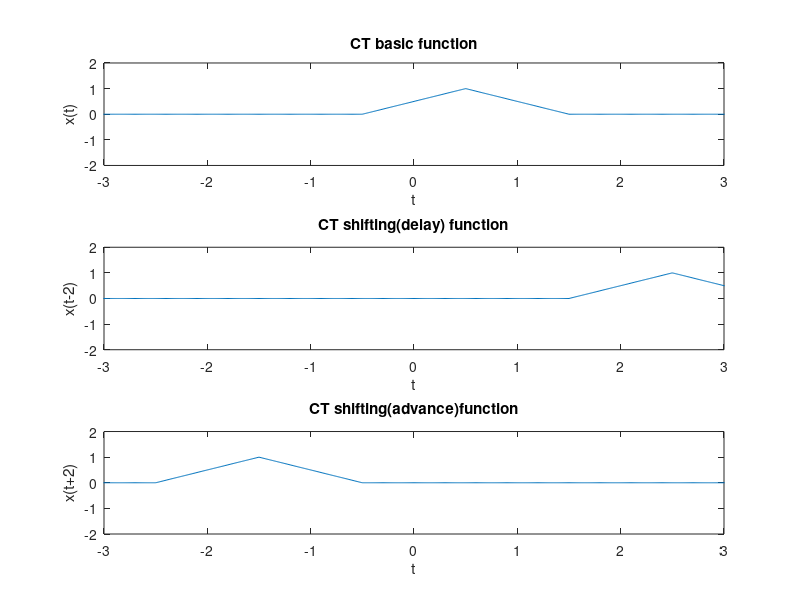
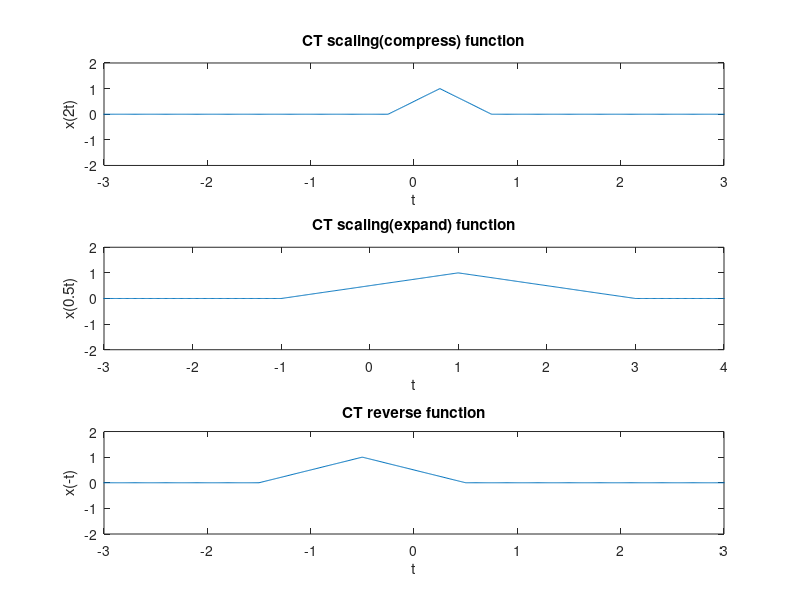
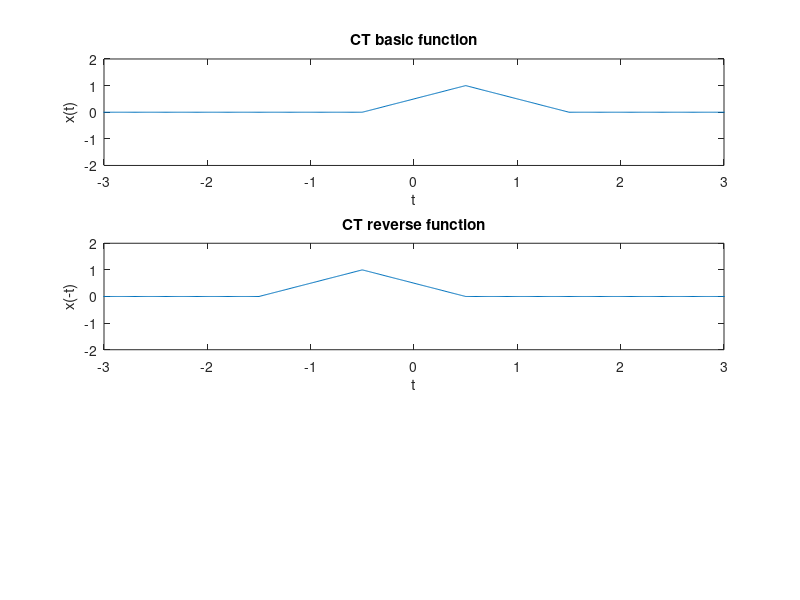
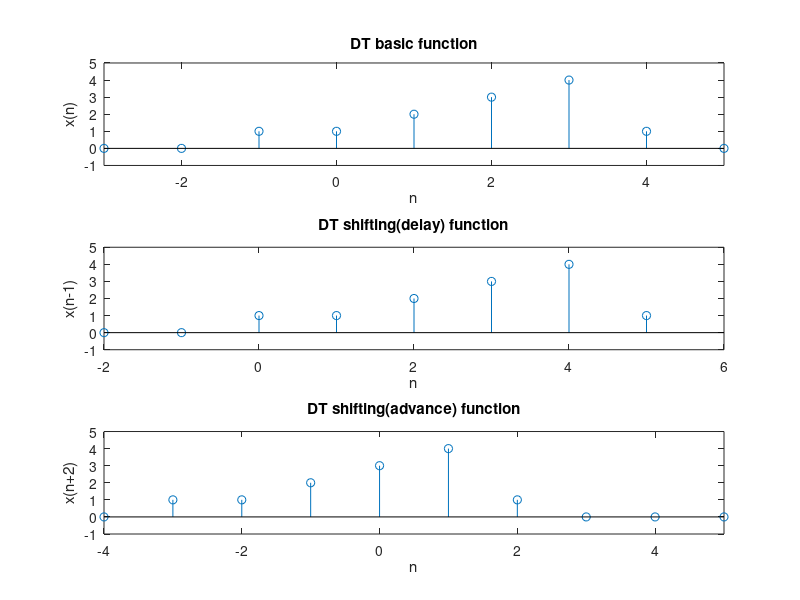

MATLAB code for these plots, in order:
clear all;
clc;
f1=figure;
t=-5:0.01:5;
x=zeros(1,length(t));
i=1;
for t=-5:0.01:5
    if(t>-0.5 && t<=0.5)
        x(i)=t+0.5;
    else if(t>0.5 && t<=1.5)
            x(i)=1.5-t;
    else
        x(i)=0;
    end
  end
  i=i+1;
end
t=-5:0.01:5;
subplot(3,1,1)
plot(t,x)
axis([-3 3 -2 2]);
xlabel('t');
ylabel('x(t)');
title('CT basic function');

t=-5:0.01:5;
x=zeros(1,length(t));
i=1;
for t=-5:0.01:5
    if(t>=1.5 && t<=2.5)
        x(i)=t-1.5;
    else if(t>2.5 && t<=3.5)
            x(i)=-t+3.5;
    else
        x(i)=0;
    end
  end
  i=i+1;
end
t=-5:0.01:5;
subplot(3,1,2)
plot(t,x)
axis([-3 3 -2 2]);
xlabel('t');
ylabel('x(t-2)');
title('CT shifting(delay) function');

t=-5:0.01:5;
x=zeros(1,length(t));
i=1;
for t=-5:0.01:5
    if(t>-2.5 && t<=-1.5)
        x(i)=t+2.5;
    else if(t>-1.5 && t<=-0.5)
            x(i)=-0.5-t;
    else
        x(i)=0;
    end
  end
  i=i+1;
end
t=-5:0.01:5;
subplot(3,1,3)
plot(t,x)
axis([-3 3 -2 2]);
xlabel('t');
ylabel('x(t+2)');
title('CT shifting(advance)function');

f2=figure;
t=-5:0.01:5;
x=zeros(1,length(t));
i=1;
for t=-5:0.01:5
    if(t>-0.5 && t<=0.5)
        x(i)=t+0.5;
    else if(t>0.5 && t<=1.5)
            x(i)=1.5-t;
    else
        x(i)=0;
    end
  end
  i=i+1;
end
t=-5:0.01:5;
subplot(3,1,1)
plot(t,x)
axis([-3 3 -2 2]);
xlabel('t');
ylabel('x(t)');
title('CT basic function');

t=-5:0.01:5;
x=zeros(1,length(t));
i=1;
for t=-5:0.01:5
    if(t>-0.25 && t<=0.25)
        x(i)=2*t+0.5;
    else if(t>0.25 && t<=0.75)
            x(i)=1.5-2*t;
    else
        x(i)=0;
    end
  end
  i=i+1;
end
t=-5:0.01:5;
subplot(3,1,1)
plot(t,x)
axis([-3 3 -2 2]);
xlabel('t');
ylabel('x(2t)');
title('CT scaling(compress) function');


t=-5:0.01:5;
x=zeros(1,length(t));
i=1;
for t=-5:0.01:5
    if(t>-1 && t<=1)
        x(i)=0.5*t+0.5;
    else if(t>1 && t<=3)
            x(i)=1.5-0.5*t;
    else
        x(i)=0;
    end
  end
  i=i+1;
end
t=-5:0.01:5;
subplot(3,1,2)
plot(t,x)
axis([-3 4 -2 2]);
xlabel('t');
ylabel('x(0.5t)');
title('CT scaling(expand) function');

t=-5:0.01:5;
x=zeros(1,length(t));
i=1;
for t=-5:0.01:5
    if(t>-0.5 && t<=0.5)
        x(i)=-t+0.5;
    else if(t>-1.5 && t<=-0.5)
            x(i)=1.5+t;
    else
        x(i)=0;
    end
  end
  i=i+1;
end
t=-5:0.01:5;
subplot(3,1,3)
plot(t,x)
axis([-3 3 -2 2]);
xlabel('t');
ylabel('x(-t)');
title('CT reverse function');

f3=figure;
t=-5:0.01:5;
x=zeros(1,length(t));
i=1;
for t=-5:0.01:5
    if(t>-0.5 && t<=0.5)
        x(i)=t+0.5;
    else if(t>0.5 && t<=1.5)
            x(i)=1.5-t;
    else
        x(i)=0;
    end
  end
  i=i+1;
end
t=-5:0.01:5;
subplot(3,1,1)
plot(t,x)
axis([-3 3 -2 2]);
xlabel('t');
ylabel('x(t)');
title('CT basic function');

t=-5:0.01:5;
x=zeros(1,length(t));
i=1;
for t=-5:0.01:5
    if(t>-0.5 && t<=0.5)
        x(i)=-t+0.5;
    else if(t>-1.5 && t<=-0.5)
            x(i)=1.5+t;
    else
        x(i)=0;
    end
  end
  i=i+1;
end
t=-5:0.01:5;
subplot(3,1,2)
plot(t,x)
axis([-3 3 -2 2]);
xlabel('t');
ylabel('x(-t)');
title('CT reverse function');

f4=figure;
t=-5:5;
x=zeros(1,length(t));
i=1;
for t=-5:5
    if(t>=0 && t<4)
        x(i)=t+1;
    else if(t==-1)
            x(i)=1;
    else if(t==4)
            x(i)=1;
    else
        x(i)=0;
    end
    end
  end
  i=i+1;
end
t=-5:5;
subplot(3,1,1)
stem(t,x)
axis([-3 5 -1 5]);
xlabel('n');
ylabel('x(n)');
title('DT basic function');


t=-5:5;
x=zeros(1,length(t));
i=1;
for t=-5:5
    if(t>-2 && t<0)
        x(i)=abs(t)+1;
    else if(t>=0 && t<2)
        x(i)=t+3;
    else if(t==-3)
            x(i)=1;
    else if(t==2)
            x(i)=1;
     else if(t==-2)
            x(i)=1;
    else
        x(i)=0;
     end
    end
    end
    end
  end
  i=i+1;
end
t=-5:5;
subplot(3,1,3)
stem(t,x)
axis([-4 5 -1 5]);
xlabel('n');
ylabel('x(n+2)');
title('DT shifting(advance) function');

t=-5:5;
x=zeros(1,length(t));
i=1;
for t=-5:5
    if(t>=1 && t<=4)
        x(i)=t;
    else if(t==5)
            x(i)=1;
     else if(t==0)
            x(i)=1;
    else
        x(i)=0;
     end
    end
    end
  i=i+1;
end
t=-5:5;
subplot(3,1,2)
stem(t,x)
axis([-2 6 -1 5]);
xlabel('n');
ylabel('x(n-1)');
title('DT shifting(delay) function');

f5=figure;
t=-5:5;
x=zeros(1,length(t));
i=1;
for t=-5:5
    if(t>=0 && t<4)
        x(i)=t+1;
    else if(t==-1)
            x(i)=1;
    else if(t==4)
            x(i)=1;
    else
        x(i)=0;
    end
    end
  end
  i=i+1;
end
t=-5:5;
subplot(3,1,1)
stem(t,x)
axis([-3 5 -1 5]);
xlabel('n');
ylabel('x(n)');
title('DT basic function');
t=-10:10;
x=zeros(1,length(t));
i=1;
for t=-10:10
    if(t==-1 || t==1 || t==3 || t==5 || t==7)
        x(i)=0;
    else if(t==-2 || t==0 || t==8 )
            x(i)=1;
    else if(t==2 || t==4 || t==6)
            x(i)=(t/2)+1;
    else
        x(i)=0;
     end
    end
    end
  i=i+1;
end
t=-10:10;
subplot(3,1,2)
stem(t,x)
axis([-3 10 -1 5]);
xlabel('n');
ylabel('x(0.5n)');
title('DT scaling(expand) function');


t=-5:5;
x=zeros(1,length(t));
i=1;
for t=-5:5
    if(t==0)
        x(i)=1;
    else if(t==1)
            x(i)=3;
     else if(t==2)
            x(i)=1;
    else
        x(i)=0;
     end
    end
    end
  i=i+1;
end
t=-5:5;
subplot(3,1,3)
stem(t,x)
axis([-2 6 -1 5]);
xlabel('n');
ylabel('x(2n)');
title('DT scaling(compress) function');

f6=figure;
t=-5:5;
x=zeros(1,length(t));
i=1;
for t=-5:5
    if(t>=0 && t<4)
        x(i)=t+1;
    else if(t==-1)
            x(i)=1;
    else if(t==4)
            x(i)=1;
    else
        x(i)=0;
    end
    end
  end
  i=i+1;
end
t=-5:5;
subplot(2,1,1)
stem(t,x)
axis([-3 5 -1 5]);
xlabel('n');
ylabel('x(n)');
title('DT basic function');

t=-5:5;
x=zeros(1,length(t));
i=1;
for t=-5:5
    if(t<=0 && t>-4)
        x(i)=abs(t)+1;
    else if(t==1)
            x(i)=1;
    else if(t==-4)
            x(i)=1;
    else
        x(i)=0;
    end
    end
  end
  i=i+1;
end
t=-5:5;
subplot(2,1,2)
stem(t,x)
axis([-5 2 -1 5]);
xlabel('n');
ylabel('x(-n)');
title('DT reversing function')